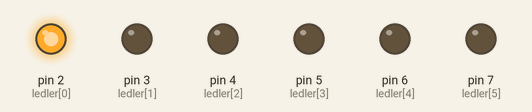
A sketch run on a simulated Arduino Uno, built with avr-gcc and run on an emulated ATmega328P. Parts: output pins drawn as LEDs (lit = HIGH).

Above: at 0.04 s.
At 0.28 s:
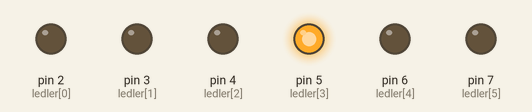
At 0.68 s:
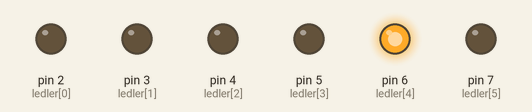
At 1.4 s:
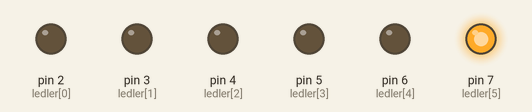
At 2.12 s:
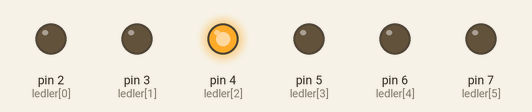
At 2.84 s:
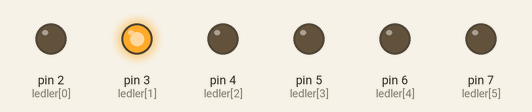
Timing chart, 0 to 3.1 s (numbered marks = the images above):
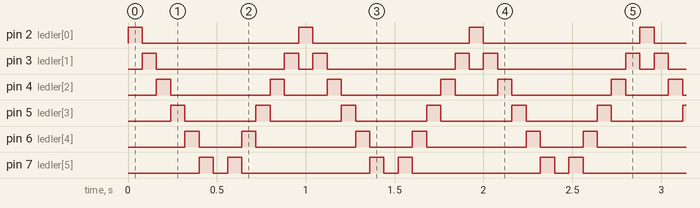

The sketch:

sirali-led.ino
```cpp
int ledler[] = {2,3,4,5,6,7};

void setup() {

  for(int i=0; i<6; i++){

  pinMode(ledler[i], OUTPUT);

  }

}

void loop() {

  for(int i=0; i<6; i++){
    digitalWrite(ledler[i], HIGH);
    delay(80);
    digitalWrite(ledler[i], LOW);
  }

  for(int j=6; j>0; j--){
    digitalWrite(ledler[j], HIGH);
    delay(80);
    digitalWrite(ledler[j], LOW);
  }

}
```

Measured:
- by itself, pin 2 (ledler[0]): alternates HIGH for 0.08 s and LOW for 0.88 s
- by itself, pin 3 (ledler[1]): repeats every 0.96 s: LOW 0.72 s, HIGH 0.08 s, LOW 0.08 s, HIGH 0.08 s
- by itself, pin 4 (ledler[2]): repeats every 0.96 s: LOW 0.56 s, HIGH 0.08 s, LOW 0.24 s, HIGH 0.08 s
- by itself, pin 5 (ledler[3]): alternates HIGH for 0.08 s and LOW for 0.40 s
- by itself, pin 6 (ledler[4]): repeats every 0.96 s: LOW 0.24 s, HIGH 0.08 s, LOW 0.56 s, HIGH 0.08 s
- by itself, pin 7 (ledler[5]): repeats every 0.96 s: LOW 0.08 s, HIGH 0.08 s, LOW 0.72 s, HIGH 0.08 s
